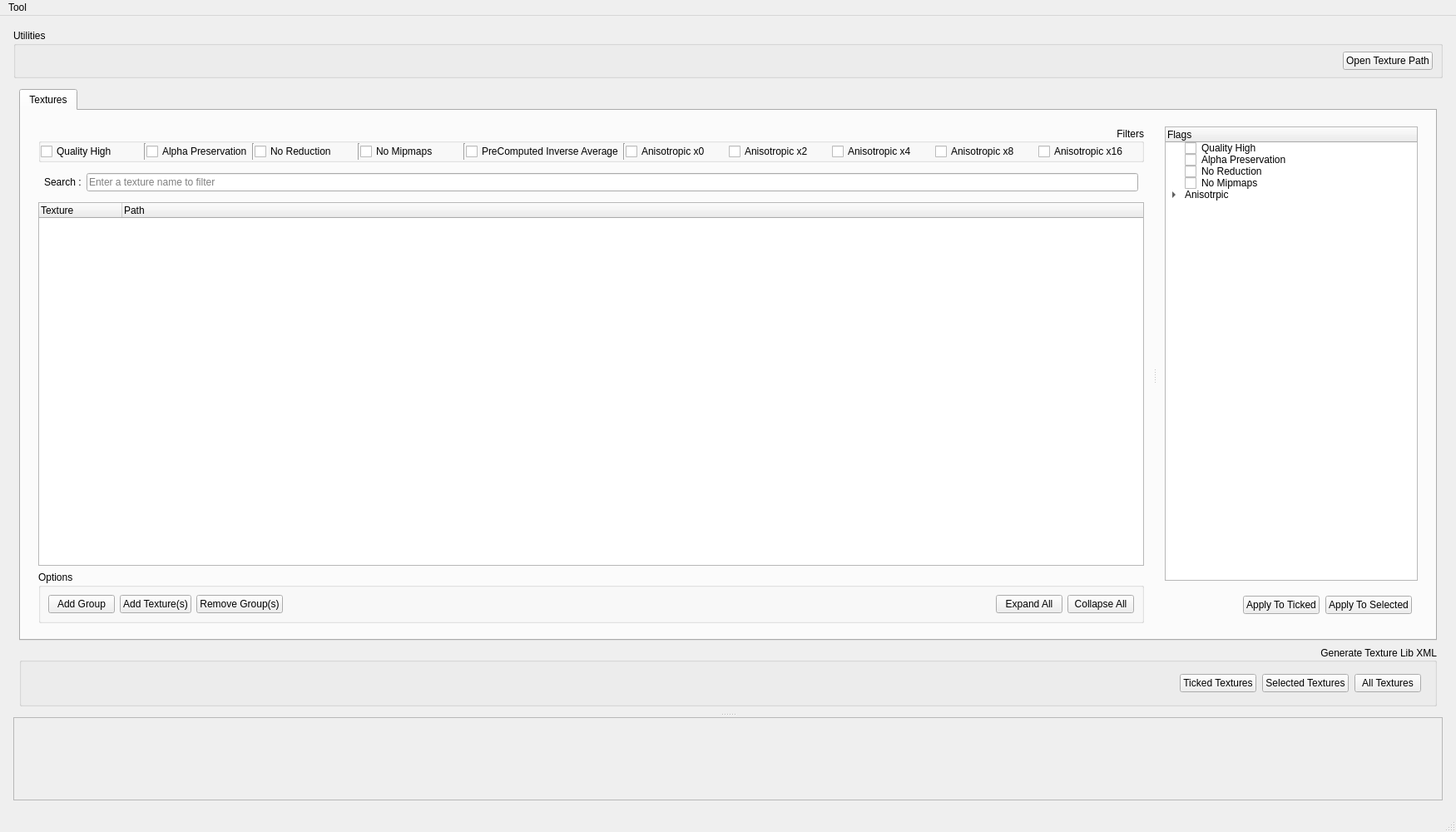
<?xml version="1.0" encoding="UTF-8"?>
<ui version="4.0">
 <class>TextureTool</class>
 <widget class="QMainWindow" name="TextureTool">
  <property name="geometry">
   <rect>
    <x>0</x>
    <y>0</y>
    <width>1750</width>
    <height>1000</height>
   </rect>
  </property>
  <property name="windowTitle">
   <string>Texture Tool</string>
  </property>
  <property name="dockNestingEnabled">
   <bool>false</bool>
  </property>
  <widget class="QWidget" name="centralwidget">
   <layout class="QVBoxLayout" name="verticalLayout_5">
    <item>
     <layout class="QVBoxLayout" name="verticalLayout_4">
      <property name="leftMargin">
       <number>7</number>
      </property>
      <property name="topMargin">
       <number>7</number>
      </property>
      <property name="rightMargin">
       <number>7</number>
      </property>
      <property name="bottomMargin">
       <number>7</number>
      </property>
      <item>
       <widget class="QGroupBox" name="groupBox_2">
        <property name="title">
         <string>Utilities</string>
        </property>
        <layout class="QHBoxLayout" name="horizontalLayout_5">
         <property name="topMargin">
          <number>7</number>
         </property>
         <property name="bottomMargin">
          <number>7</number>
         </property>
         <item>
          <spacer name="horizontalSpacer_4">
           <property name="orientation">
            <enum>Qt::Horizontal</enum>
           </property>
           <property name="sizeType">
            <enum>QSizePolicy::Expanding</enum>
           </property>
           <property name="sizeHint" stdset="0">
            <size>
             <width>40</width>
             <height>20</height>
            </size>
           </property>
          </spacer>
         </item>
         <item>
          <widget class="QPushButton" name="btnOpenPath">
           <property name="toolTip">
            <string>Open the path of selected texture</string>
           </property>
           <property name="text">
            <string>Open Texture Path</string>
           </property>
          </widget>
         </item>
        </layout>
       </widget>
      </item>
      <item>
       <widget class="QSplitter" name="splitter_2">
        <property name="sizePolicy">
         <sizepolicy hsizetype="Preferred" vsizetype="Expanding">
          <horstretch>0</horstretch>
          <verstretch>0</verstretch>
         </sizepolicy>
        </property>
        <property name="orientation">
         <enum>Qt::Vertical</enum>
        </property>
        <property name="handleWidth">
         <number>6</number>
        </property>
        <property name="childrenCollapsible">
         <bool>false</bool>
        </property>
        <widget class="QWidget" name="layoutWidget">
         <layout class="QVBoxLayout" name="verticalLayout_3">
          <property name="leftMargin">
           <number>7</number>
          </property>
          <property name="topMargin">
           <number>7</number>
          </property>
          <property name="rightMargin">
           <number>7</number>
          </property>
          <property name="bottomMargin">
           <number>7</number>
          </property>
          <item>
           <widget class="QTabWidget" name="tabTextureWidget">
            <property name="currentIndex">
             <number>0</number>
            </property>
            <widget class="QWidget" name="Textures">
             <property name="sizePolicy">
              <sizepolicy hsizetype="Expanding" vsizetype="Expanding">
               <horstretch>0</horstretch>
               <verstretch>0</verstretch>
              </sizepolicy>
             </property>
             <attribute name="title">
              <string>Textures</string>
             </attribute>
             <layout class="QHBoxLayout" name="horizontalLayout_3">
              <property name="leftMargin">
               <number>7</number>
              </property>
              <property name="topMargin">
               <number>7</number>
              </property>
              <property name="rightMargin">
               <number>7</number>
              </property>
              <property name="bottomMargin">
               <number>7</number>
              </property>
              <item>
               <layout class="QVBoxLayout" name="verticalLayout_6">
                <property name="spacing">
                 <number>7</number>
                </property>
                <property name="leftMargin">
                 <number>7</number>
                </property>
                <property name="topMargin">
                 <number>5</number>
                </property>
                <property name="rightMargin">
                 <number>7</number>
                </property>
                <property name="bottomMargin">
                 <number>5</number>
                </property>
                <item>
                 <widget class="QSplitter" name="splitter">
                  <property name="sizePolicy">
                   <sizepolicy hsizetype="Expanding" vsizetype="Expanding">
                    <horstretch>0</horstretch>
                    <verstretch>0</verstretch>
                   </sizepolicy>
                  </property>
                  <property name="orientation">
                   <enum>Qt::Horizontal</enum>
                  </property>
                  <property name="handleWidth">
                   <number>11</number>
                  </property>
                  <property name="childrenCollapsible">
                   <bool>false</bool>
                  </property>
                  <widget class="QWidget" name="verticalLayoutWidget">
                   <layout class="QVBoxLayout" name="verticalLayout">
                    <property name="leftMargin">
                     <number>7</number>
                    </property>
                    <property name="topMargin">
                     <number>7</number>
                    </property>
                    <property name="rightMargin">
                     <number>7</number>
                    </property>
                    <property name="bottomMargin">
                     <number>7</number>
                    </property>
                    <item>
                     <widget class="QGroupBox" name="groupBox_3">
                      <property name="title">
                       <string>Filters</string>
                      </property>
                      <property name="alignment">
                       <set>Qt::AlignRight|Qt::AlignTrailing|Qt::AlignVCenter</set>
                      </property>
                      <layout class="QHBoxLayout" name="horizontalLayout_6">
                       <property name="spacing">
                        <number>0</number>
                       </property>
                       <property name="leftMargin">
                        <number>0</number>
                       </property>
                       <property name="topMargin">
                        <number>0</number>
                       </property>
                       <property name="rightMargin">
                        <number>0</number>
                       </property>
                       <property name="bottomMargin">
                        <number>0</number>
                       </property>
                       <item>
                        <layout class="QHBoxLayout" name="horizontalLayout_8">
                         <property name="spacing">
                          <number>0</number>
                         </property>
                         <property name="leftMargin">
                          <number>0</number>
                         </property>
                         <property name="topMargin">
                          <number>0</number>
                         </property>
                         <property name="rightMargin">
                          <number>0</number>
                         </property>
                         <property name="bottomMargin">
                          <number>0</number>
                         </property>
                         <item>
                          <widget class="QCheckBox" name="ckQualityHigh">
                           <property name="text">
                            <string>Quality High</string>
                           </property>
                          </widget>
                         </item>
                         <item>
                          <widget class="Line" name="line_4">
                           <property name="orientation">
                            <enum>Qt::Vertical</enum>
                           </property>
                          </widget>
                         </item>
                         <item>
                          <widget class="QCheckBox" name="ckAlphaPreserv">
                           <property name="text">
                            <string>Alpha Preservation</string>
                           </property>
                          </widget>
                         </item>
                         <item>
                          <widget class="Line" name="line_3">
                           <property name="orientation">
                            <enum>Qt::Vertical</enum>
                           </property>
                          </widget>
                         </item>
                         <item>
                          <widget class="QCheckBox" name="ckNoReduc">
                           <property name="text">
                            <string>No Reduction</string>
                           </property>
                          </widget>
                         </item>
                         <item>
                          <widget class="Line" name="line_2">
                           <property name="orientation">
                            <enum>Qt::Vertical</enum>
                           </property>
                          </widget>
                         </item>
                         <item>
                          <widget class="QCheckBox" name="ckNoMipmap">
                           <property name="text">
                            <string>No Mipmaps</string>
                           </property>
                          </widget>
                         </item>
                         <item>
                          <widget class="Line" name="line">
                           <property name="orientation">
                            <enum>Qt::Vertical</enum>
                           </property>
                          </widget>
                         </item>
						 <item>
						  <widget class="QCheckBox" name="ckPreComputedInvAvg">
						   <property name="text">
						    <string>PreComputed Inverse Average</string>
						   </property>
						  </widget>
						 </item>
						 <item>
						  <widget class="Line" name="line_5">
						   <property name="orientation">
						    <enum>Qt::Vertical</enum>
						   </property>
						  </widget>
						 </item>
                         <item>
                          <widget class="QCheckBox" name="ckAnis0">
                           <property name="text">
                            <string>Anisotropic x0</string>
                           </property>
                          </widget>
                         </item>
                         <item>
                          <widget class="QCheckBox" name="ckAnis2">
                           <property name="text">
                            <string>Anisotropic x2</string>
                           </property>
                          </widget>
                         </item>
                         <item>
                          <widget class="QCheckBox" name="ckAnis4">
                           <property name="text">
                            <string>Anisotropic x4</string>
                           </property>
                          </widget>
                         </item>
                         <item>
                          <widget class="QCheckBox" name="ckAnis8">
                           <property name="text">
                            <string>Anisotropic x8</string>
                           </property>
                          </widget>
                         </item>
                         <item>
                          <widget class="QCheckBox" name="ckAnis16">
                           <property name="text">
                            <string>Anisotropic x16</string>
                           </property>
                          </widget>
                         </item>
                        </layout>
                       </item>
                      </layout>
                     </widget>
                    </item>
                    <item>
                     <layout class="QHBoxLayout" name="horizontalLayout_7">
                      <property name="leftMargin">
                       <number>7</number>
                      </property>
                      <property name="topMargin">
                       <number>7</number>
                      </property>
                      <property name="rightMargin">
                       <number>7</number>
                      </property>
                      <property name="bottomMargin">
                       <number>7</number>
                      </property>
                      <item>
                       <widget class="QLabel" name="label">
                        <property name="text">
                         <string>Search :</string>
                        </property>
                       </widget>
                      </item>
                      <item>
                       <widget class="QLineEdit" name="filterBar">
                        <property name="placeholderText">
                         <string>Enter a texture name to filter</string>
                        </property>
                       </widget>
                      </item>
                     </layout>
                    </item>
                    <item>
                     <widget class="QTreeWidget" name="treeTexture">
                      <property name="sizePolicy">
                       <sizepolicy hsizetype="Expanding" vsizetype="Expanding">
                        <horstretch>0</horstretch>
                        <verstretch>0</verstretch>
                       </sizepolicy>
                      </property>
                      <column>
                       <property name="text">
                        <string>Texture</string>
                       </property>
                      </column>
                      <column>
                       <property name="text">
                        <string>Path</string>
                       </property>
                      </column>
                     </widget>
                    </item>
                    <item>
                     <widget class="QGroupBox" name="groupBox">
                      <property name="title">
                       <string>Options</string>
                      </property>
                      <layout class="QHBoxLayout" name="horizontalLayout_4">
                       <item>
                        <widget class="QPushButton" name="btnAddGroup">
                         <property name="toolTip">
                          <string>Add an empty Group or a Group applied to the setected Texture(s)</string>
                         </property>
                         <property name="text">
                          <string>Add Group</string>
                         </property>
                        </widget>
                       </item>
                       <item>
                        <widget class="QPushButton" name="btnAddTexture">
                         <property name="toolTip">
                          <string>Add new Texture(s) item(s) if Texture(s) with the same name and different path is referenced in the scene.</string>
                         </property>
                         <property name="text">
                          <string>Add Texture(s)</string>
                         </property>
                        </widget>
                       </item>
                       <item>
                        <widget class="QPushButton" name="btnRemoveGroup">
                         <property name="toolTip">
                          <string>Remove the selected Group(s)</string>
                         </property>
                         <property name="text">
                          <string>Remove Group(s)</string>
                         </property>
                        </widget>
                       </item>
                       <item>
                        <spacer name="horizontalSpacer_3">
                         <property name="orientation">
                          <enum>Qt::Horizontal</enum>
                         </property>
                         <property name="sizeHint" stdset="0">
                          <size>
                           <width>40</width>
                           <height>20</height>
                          </size>
                         </property>
                        </spacer>
                       </item>
                       <item>
                        <widget class="QPushButton" name="btnExpandAll">
                         <property name="toolTip">
                          <string>Expand all the &quot;Groups&quot;</string>
                         </property>
                         <property name="text">
                          <string>Expand All</string>
                         </property>
                        </widget>
                       </item>
                       <item>
                        <widget class="QPushButton" name="btnCollapseAll">
                         <property name="toolTip">
                          <string>Collapse all the &quot;Groups&quot;</string>
                         </property>
                         <property name="text">
                          <string>Collapse All</string>
                         </property>
                        </widget>
                       </item>
                      </layout>
                     </widget>
                    </item>
                   </layout>
                  </widget>
                  <widget class="QWidget" name="verticalLayoutWidget_2">
                   <layout class="QVBoxLayout" name="verticalLayout_2">
                    <property name="spacing">
                     <number>7</number>
                    </property>
                    <property name="leftMargin">
                     <number>7</number>
                    </property>
                    <property name="topMargin">
                     <number>7</number>
                    </property>
                    <property name="rightMargin">
                     <number>7</number>
                    </property>
                    <property name="bottomMargin">
                     <number>7</number>
                    </property>
                    <item>
                     <widget class="QTreeWidget" name="treeFlags">
                      <property name="sizePolicy">
                       <sizepolicy hsizetype="Expanding" vsizetype="Expanding">
                        <horstretch>0</horstretch>
                        <verstretch>0</verstretch>
                       </sizepolicy>
                      </property>
                      <column>
                       <property name="text">
                        <string>Flags</string>
                       </property>
                      </column>
                      <item>
                       <property name="text">
                        <string>Quality High</string>
                       </property>
                       <property name="checkState">
                        <enum>Unchecked</enum>
                       </property>
                       <property name="flags">
                        <set>ItemIsSelectable|ItemIsUserCheckable|ItemIsEnabled</set>
                       </property>
                      </item>
                      <item>
                       <property name="text">
                        <string>Alpha Preservation</string>
                       </property>
                       <property name="toolTip">
                        <string>*IMPORTANT* To be checked only if the texture has 4 slots (RGBA)</string>
                       </property>
                       <property name="checkState">
                        <enum>Unchecked</enum>
                       </property>
                       <property name="flags">
                        <set>ItemIsSelectable|ItemIsUserCheckable|ItemIsEnabled</set>
                       </property>
                      </item>
                      <item>
                       <property name="text">
                        <string>No Reduction</string>
                       </property>
                       <property name="checkState">
                        <enum>Unchecked</enum>
                       </property>
                       <property name="flags">
                        <set>ItemIsSelectable|ItemIsUserCheckable|ItemIsEnabled</set>
                       </property>
                      </item>
                      <item>
                       <property name="text">
                        <string>No Mipmaps</string>
                       </property>
                       <property name="checkState">
                        <enum>Unchecked</enum>
                       </property>
                       <property name="flags">
                        <set>ItemIsSelectable|ItemIsUserCheckable|ItemIsEnabled</set>
                       </property>
                      </item>
                      <item>
                       <property name="text">
                        <string>Anisotrpic</string>
                       </property>
                       <property name="flags">
                        <set>ItemIsSelectable|ItemIsEnabled</set>
                       </property>
                       <item>
                        <property name="text">
                         <string>0x (Standard)</string>
                        </property>
                        <property name="checkState">
                         <enum>Unchecked</enum>
                        </property>
                        <property name="flags">
                         <set>ItemIsSelectable|ItemIsUserCheckable|ItemIsEnabled</set>
                        </property>
                       </item>
                       <item>
                        <property name="text">
                         <string>2x (High)</string>
                        </property>
                        <property name="checkState">
                         <enum>Unchecked</enum>
                        </property>
                        <property name="flags">
                         <set>ItemIsSelectable|ItemIsUserCheckable|ItemIsEnabled</set>
                        </property>
                       </item>
                       <item>
                        <property name="text">
                         <string>4x (Very High)</string>
                        </property>
                        <property name="checkState">
                         <enum>Unchecked</enum>
                        </property>
                        <property name="flags">
                         <set>ItemIsSelectable|ItemIsUserCheckable|ItemIsEnabled</set>
                        </property>
                       </item>
                       <item>
                        <property name="text">
                         <string>8x (Extreme)</string>
                        </property>
                        <property name="checkState">
                         <enum>Unchecked</enum>
                        </property>
                        <property name="flags">
                         <set>ItemIsSelectable|ItemIsUserCheckable|ItemIsEnabled</set>
                        </property>
                       </item>
                       <item>
                        <property name="text">
                         <string>16x (Insane)</string>
                        </property>
                        <property name="checkState">
                         <enum>Unchecked</enum>
                        </property>
                        <property name="flags">
                         <set>ItemIsSelectable|ItemIsUserCheckable|ItemIsEnabled</set>
                        </property>
                       </item>
                      </item>
                     </widget>
                    </item>
                    <item>
                     <layout class="QHBoxLayout" name="horizontalLayout_2">
                      <property name="leftMargin">
                       <number>7</number>
                      </property>
                      <property name="topMargin">
                       <number>11</number>
                      </property>
                      <property name="rightMargin">
                       <number>7</number>
                      </property>
                      <property name="bottomMargin">
                       <number>11</number>
                      </property>
                      <item>
                       <spacer name="horizontalSpacer_2">
                        <property name="orientation">
                         <enum>Qt::Horizontal</enum>
                        </property>
                        <property name="sizeHint" stdset="0">
                         <size>
                          <width>40</width>
                          <height>20</height>
                         </size>
                        </property>
                       </spacer>
                      </item>
                      <item>
                       <widget class="QPushButton" name="btnApplyFlagsTicked">
                        <property name="toolTip">
                         <string>Apply ticked FLAGS to ticked Texture(s) and Group(s)</string>
                        </property>
                        <property name="text">
                         <string>Apply To Ticked</string>
                        </property>
                       </widget>
                      </item>
                      <item>
                       <widget class="QPushButton" name="btnApplyFlags">
                        <property name="sizePolicy">
                         <sizepolicy hsizetype="Preferred" vsizetype="Fixed">
                          <horstretch>0</horstretch>
                          <verstretch>0</verstretch>
                         </sizepolicy>
                        </property>
                        <property name="toolTip">
                         <string>Apply ticked FLAGS to selected Texture(s) and Group(s)</string>
                        </property>
                        <property name="text">
                         <string>Apply To Selected</string>
                        </property>
                        <property name="autoRepeat">
                         <bool>false</bool>
                        </property>
                        <property name="autoExclusive">
                         <bool>false</bool>
                        </property>
                       </widget>
                      </item>
                     </layout>
                    </item>
                   </layout>
                  </widget>
                 </widget>
                </item>
               </layout>
              </item>
             </layout>
            </widget>
           </widget>
          </item>
          <item>
           <widget class="QGroupBox" name="XMLGrpBox">
            <property name="sizePolicy">
             <sizepolicy hsizetype="Minimum" vsizetype="Minimum">
              <horstretch>0</horstretch>
              <verstretch>0</verstretch>
             </sizepolicy>
            </property>
            <property name="title">
             <string>Generate Texture Lib XML</string>
            </property>
            <property name="alignment">
             <set>Qt::AlignRight|Qt::AlignTrailing|Qt::AlignVCenter</set>
            </property>
            <layout class="QVBoxLayout" name="verticalLayout_11">
             <property name="topMargin">
              <number>7</number>
             </property>
             <property name="bottomMargin">
              <number>7</number>
             </property>
             <item>
              <layout class="QHBoxLayout" name="horizontalLayout" stretch="0,0,0,0">
               <property name="spacing">
                <number>7</number>
               </property>
               <property name="sizeConstraint">
                <enum>QLayout::SetDefaultConstraint</enum>
               </property>
               <property name="leftMargin">
                <number>7</number>
               </property>
               <property name="topMargin">
                <number>7</number>
               </property>
               <property name="rightMargin">
                <number>7</number>
               </property>
               <property name="bottomMargin">
                <number>7</number>
               </property>
               <item>
                <spacer name="horizontalSpacer">
                 <property name="orientation">
                  <enum>Qt::Horizontal</enum>
                 </property>
                 <property name="sizeType">
                  <enum>QSizePolicy::Expanding</enum>
                 </property>
                 <property name="sizeHint" stdset="0">
                  <size>
                   <width>40</width>
                   <height>0</height>
                  </size>
                 </property>
                </spacer>
               </item>
               <item>
                <widget class="QPushButton" name="btnTickedTextures">
                 <property name="sizePolicy">
                  <sizepolicy hsizetype="Preferred" vsizetype="Fixed">
                   <horstretch>0</horstretch>
                   <verstretch>0</verstretch>
                  </sizepolicy>
                 </property>
                 <property name="toolTip">
                  <string>Generate XML for ticked Texture(s) and Group(s)</string>
                 </property>
                 <property name="text">
                  <string>Ticked Textures</string>
                 </property>
                </widget>
               </item>
               <item>
                <widget class="QPushButton" name="btnSelectedTextures">
                 <property name="toolTip">
                  <string>Generate XML for selected Texture(s) and Group(s)</string>
                 </property>
                 <property name="text">
                  <string>Selected Textures</string>
                 </property>
                </widget>
               </item>
               <item>
                <widget class="QPushButton" name="btnAllTextures">
                 <property name="toolTip">
                  <string>Generate XML for all Texture(s) and Group(s)</string>
                 </property>
                 <property name="text">
                  <string>All Textures</string>
                 </property>
                </widget>
               </item>
              </layout>
             </item>
            </layout>
           </widget>
          </item>
         </layout>
        </widget>
        <widget class="QScrollArea" name="scrollArea">
         <property name="sizePolicy">
          <sizepolicy hsizetype="Expanding" vsizetype="Expanding">
           <horstretch>0</horstretch>
           <verstretch>0</verstretch>
          </sizepolicy>
         </property>
         <property name="minimumSize">
          <size>
           <width>0</width>
           <height>100</height>
          </size>
         </property>
         <property name="sizeIncrement">
          <size>
           <width>0</width>
           <height>0</height>
          </size>
         </property>
         <property name="baseSize">
          <size>
           <width>0</width>
           <height>0</height>
          </size>
         </property>
         <property name="frameShadow">
          <enum>QFrame::Sunken</enum>
         </property>
         <property name="lineWidth">
          <number>5</number>
         </property>
         <property name="midLineWidth">
          <number>2</number>
         </property>
         <property name="widgetResizable">
          <bool>true</bool>
         </property>
         <widget class="QWidget" name="scrollAreaWidgetContents">
          <property name="geometry">
           <rect>
            <x>0</x>
            <y>0</y>
            <width>1712</width>
            <height>98</height>
           </rect>
          </property>
          <layout class="QVBoxLayout" name="loggerAreaVerticalLayout">
           <property name="topMargin">
            <number>7</number>
           </property>
           <property name="bottomMargin">
            <number>7</number>
           </property>
          </layout>
         </widget>
        </widget>
       </widget>
      </item>
     </layout>
    </item>
   </layout>
  </widget>
  <widget class="QStatusBar" name="statusBar"/>
  <widget class="QMenuBar" name="menuBar">
   <property name="geometry">
    <rect>
     <x>0</x>
     <y>0</y>
     <width>1750</width>
     <height>26</height>
    </rect>
   </property>
   <widget class="QMenu" name="menuTextures">
    <property name="title">
     <string>Tool</string>
    </property>
    <addaction name="actionRefreshTool"/>
    <addaction name="actionRemoveUnusedTextures"/>
    <addaction name="actionResetTool"/>
   </widget>
   <addaction name="menuTextures"/>
  </widget>
  <action name="actionRemoveUnusedTextures">
   <property name="text">
    <string>Remove unused textures in scene</string>
   </property>
  </action>
  <action name="actionRefreshTool">
   <property name="text">
    <string>Refresh Tool</string>
   </property>
   <property name="toolTip">
    <string>Refresh the Tool</string>
   </property>
  </action>
  <action name="actionResetTool">
   <property name="text">
    <string>Reset Tool</string>
   </property>
   <property name="toolTip">
    <string>Reset Tool's saved DATA from scene</string>
   </property>
  </action>
 </widget>
 <resources/>
 <connections/>
</ui>
